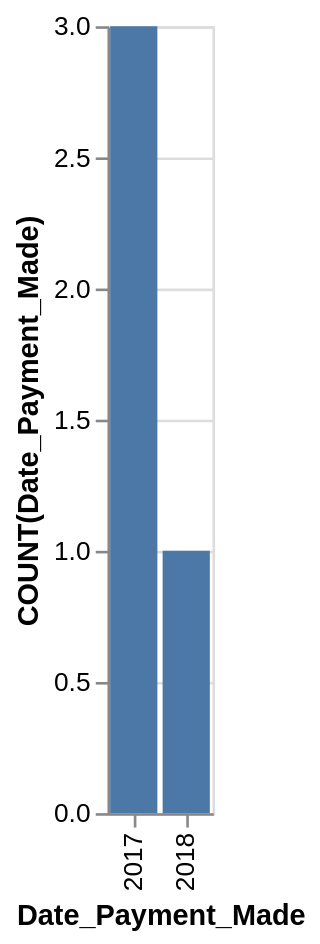

The Vega-Lite source for this figure:
### Vega-Lite specification from a JSON file in a GitHub repository (floating-point values rounded to 4 significant figures)
{"data": {"values": [{"x_data": "2017", "y_data": 3}, {"x_data": "2018", "y_data": 1}]}, "mark": "bar", "encoding": {"x": {"field": "x_data", "type": "nominal", "title": "Date_Payment_Made", "sort": {"op": "sum", "field": "y_data", "order": "descending"}}, "y": {"field": "y_data", "type": "quantitative", "title": "COUNT(Date_Payment_Made)"}}}
